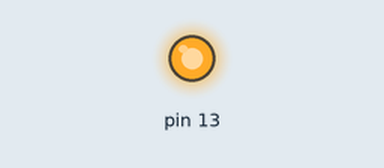
A sketch run on a simulated Arduino Uno, built with avr-gcc and run on an emulated ATmega328P. Shown: output pins drawn as LEDs (lit = HIGH).

Above: at 0.5 s.
At 2.0 s:
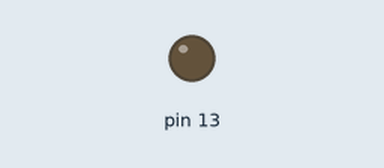
Timing chart, 0 to 5.3 s (numbered marks = the images above):
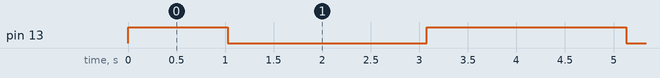

Measured:
- by itself, pin 13: repeats every 4.1 s: LOW 2.1 s, HIGH 2.1 s

The sketch:

Blink-Breathing_lamp.ino
```cpp
#include <blink.h>

Blink pin(13);
void setup() {
  // put your setup code here, to run once:

}

void loop() {
  // put your main code here, to run repeatedly:

    pin.blink(ON,8,255);

}
```

blink.cpp
```cpp
#include <Arduino.h>
#include <blink.h>

Blink::Blink(int pin){
	pinMode(pin,OUTPUT);
	pinNumber = pin;
}

void Blink::blink(bool value){
	if(value == true){
	digitalWrite(pinNumber,HIGH);
	delay(1000);
	digitalWrite(pinNumber,LOW);
	delay(1000);
	}
	else{
	digitalWrite(pinNumber,LOW);
	}
}

void Blink::blink(bool value, int blinkLength){
	if(value == true){
	for(int a=0;a<=255;a++){
	analogWrite(pinNumber,a);
    delay(blinkLength);
	}
	for(int a=255;a>=0;a--){
	analogWrite(pinNumber,a);
    delay(blinkLength);
	}
	}else{
	digitalWrite(pinNumber,LOW);
	}
}

void Blink::blink(bool value, int blinkLength, int blinkLoops){
	if(value == true){
for(int i=blinkLoops;i>=0;i--){
analogWrite(pinNumber,i);
delay(blinkLength);
}
for (int i=0;i<=blinkLoops;i++){
analogWrite(pinNumber,i);
delay(blinkLength);
}
}else{
digitalWrite(pinNumber,LOW);
}
}

	
```

blink.h
```cpp
#ifndef Blink_h
#define Blink_h

#include <Arduino.h>

#define ON true
#define OFF false

class Blink
{
public:
    Blink(int pin);
	void blink(bool value);
	void blink(bool value, int blinkLength);
	void blink(bool value, int blinkLength, int blinkLoops);
private:
    uint8_t pinNumber;
};

#endif
```
